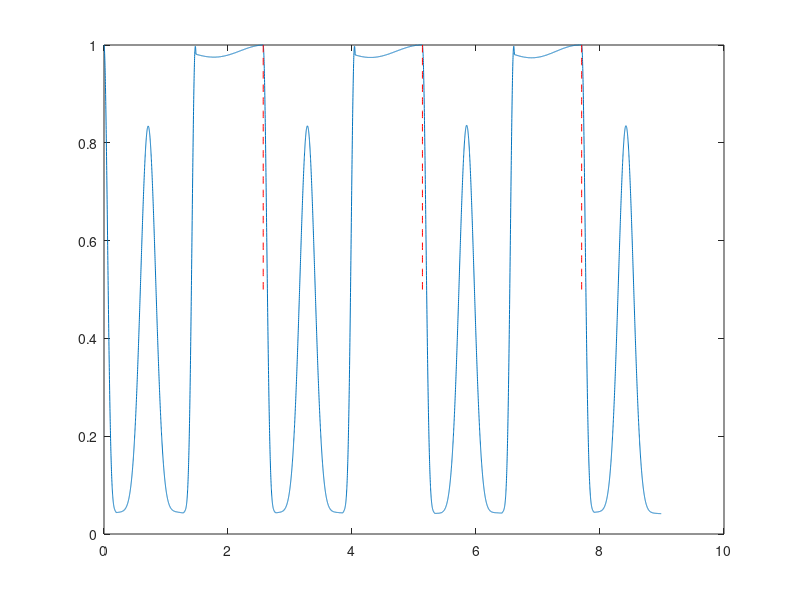

The MATLAB script that drew this image:
xmax = 16;
ymax = 16;
Nx = 2^7;
Ny = 2^7;
dx = 2*xmax/Nx;
dy = 2*ymax/Ny;
x = -xmax:dx:xmax-dx;
y = -ymax:dy:ymax-dy;

%x = [0:dx:(xmax-dx) -xmax:dx:-dx];
%y = x;

% space-spatial meshgrid
[X,Y] = meshgrid(x,y);
[phi,r] = cart2pol(X,Y);

% momentum-space meshgrid
kx = [0:Nx/2-1 -Nx/2:-1]*pi/xmax;
ky = [0:Ny/2-1 -Ny/2:-1]*pi/ymax;

[skx,sky] = meshgrid(kx,ky);
dkx = pi/xmax;
dky = pi/ymax;

T = 0.5*skx.^2 + 0.5*sky.^2;

kappa = 2;
Vr = 0.5*r.^2;
Vt = 0.5*kappa^2*r.^2;
% interaction strength

g = 1000;

% Suzuki-Trotter coefficients
s = 1/(2-2^(1/3));
p1 = s/2;
p2 = s;
p3 = (1-s)/2;
p4 = (1-2*s);
p5 = (1-s)/2;
p6 = s;
p7 = s/2;

% imagnary-time evolution, time step
dt = 1i*0.001;
Nt1 = 200;
t1 = Nt1*(-1i*dt);
t0 = pi/2-atan((1+kappa^2)*tan(kappa*t1)/(2*kappa));
Nt2 = floor(t0/dt*1i);


% initial wave-function
load GS_xmax16.mat;

Psi0 = Psi;
A = exp(-p7*T*dt);
B = exp(-p3*T*dt);
% number of T
NT = 7;

delta_r = zeros(NT*(Nt1+Nt2),1);

% overlap of the wavefunctions;
Ft = zeros(NT*(Nt1+Nt2),1);

indm = 1;
for inda = 1:NT
    %% the first evolution duration
    for ind = 0:Nt1-1
        % evolving in momentum space
        Psi_k = fft2(Psi);
        TA = A.*Psi_k;
        
        % evolving in spatial space
        FA = ifft2(TA);
        % non-linear and potential part
        u = Vt + g*abs(FA).^2;
        Psi_x = exp(-p6*dt*u).*FA;
        
        % evolving in momentum space
        Psi_k = fft2(Psi_x);
        TA = B.*Psi_k;
        
        % evolving in momentum space
        FA = ifft2(TA);
        u = Vt + g*abs(FA).^2;
        Psi_x = exp(-p4*dt*u).*FA;
        
        % evolving in spatial space
        Psi_k = fft2(Psi_x);
        TA = B.*Psi_k;
        
        % evolving in momentum space
        FA = ifft2(TA);
        u = Vt + g*abs(FA).^2;
        Psi_x = exp(-p2*dt*u).*FA;
        
        % evolving in spatial space
        Psi_k = fft2(Psi_x);
        TA = A.*Psi_k;
        
        Psi = ifft2(TA);
        
        Na = sum(sum(abs(Psi).^2))*dx*dy;
        r2_mean = sum(sum(r.^2.*abs(Psi).^2))*dx*dy/Na;
        X_mean = sum(sum(X.*abs(Psi).^2))*dx*dy/Na;
        Y_mean = sum(sum(Y.*abs(Psi).^2))*dx*dy/Na;
        delta_r(indm) = sqrt(r2_mean - (X_mean^2+Y_mean^2));
        Ft(indm) = abs(sum(sum(conj(Psi0).*Psi))*dx*dy)^2;
        indm = indm + 1;
        
    end
    %% the second evolution duration
    for ind = 0:Nt2-1
        % evolving in momentum space
        Psi_k = fft2(Psi);
        TA = A.*Psi_k;
        
        % evolving in spatial space
        FA = ifft2(TA);
        % non-linear and potential part
        u = Vr + g*abs(FA).^2;
        Psi_x = exp(-p6*dt*u).*FA;
        
        % evolving in momentum space
        Psi_k = fft2(Psi_x);
        TA = B.*Psi_k;
        
        % evolving in momentum space
        FA = ifft2(TA);
        u = Vr + g*abs(FA).^2;
        Psi_x = exp(-p4*dt*u).*FA;
        
        % evolving in spatial space
        Psi_k = fft2(Psi_x);
        TA = B.*Psi_k;
        
        % evolving in momentum space
        FA = ifft2(TA);
        u = Vr + g*abs(FA).^2;
        Psi_x = exp(-p2*dt*u).*FA;
        
        % evolving in spatial space
        Psi_k = fft2(Psi_x);
        TA = A.*Psi_k;
        
        Psi = ifft2(TA);
        
        Na = sum(sum(abs(Psi).^2))*dx*dy;
        r2_mean = sum(sum(r.^2.*abs(Psi).^2))*dx*dy/Na;
        X_mean = sum(sum(X.*abs(Psi).^2))*dx*dy/Na;
        Y_mean = sum(sum(Y.*abs(Psi).^2))*dx*dy/Na;
        delta_r(indm) = sqrt(r2_mean - (X_mean^2+Y_mean^2));
        Ft(indm) = abs(sum(sum(conj(Psi0).*Psi))*dx*dy)^2;
        indm = indm + 1;
    end
end

plot((-1i*dt)*(0:NT*(Nt1+Nt2)-1),Ft)

hold on
plot((-1i*dt)*2*(Nt1+Nt2)*ones(100,1),linspace(0.5,1,100),'--r')
plot((-1i*dt)*4*(Nt1+Nt2)*ones(100,1),linspace(0.5,1,100),'--r')
plot((-1i*dt)*6*(Nt1+Nt2)*ones(100,1),linspace(0.5,1,100),'--r')